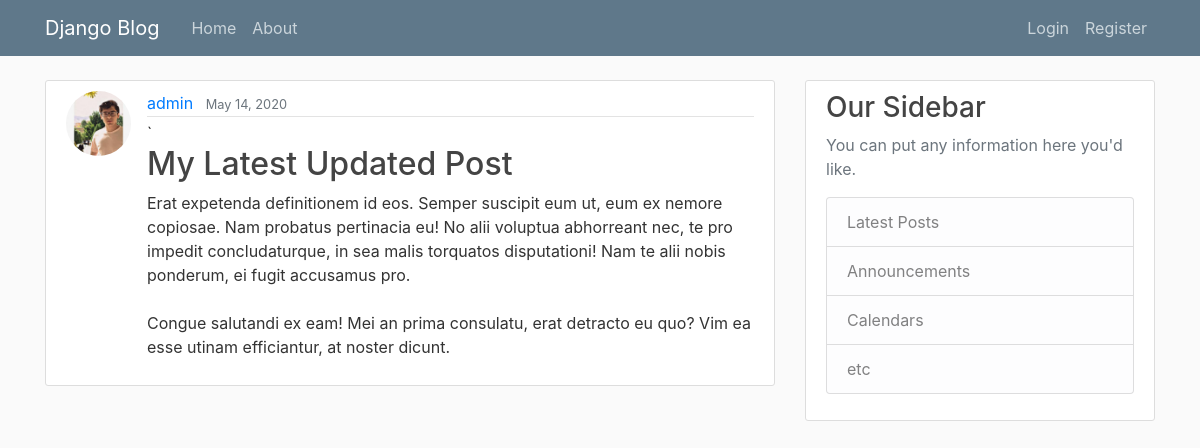
The page /post/30/ on the database its author committed.
### blog/models.py (models this page shows, shortened)
class Post(models.Model):
    title = models.CharField(max_length=100)
    content = models.TextField()
    date_posted = models.DateTimeField(default=timezone.now)
    author = models.ForeignKey(User , on_delete = models.CASCADE)

### users/models.py (models this page shows, shortened)
class Profile(models.Model):
    user = models.OneToOneField(User, on_delete=models.CASCADE)
    image = models.ImageField(default='default.jpg', upload_to='profile_pics')

### blog/views.py (the view)
# urls.py: path('post/<int:pk>/' , PostDetailView.as_view() , name='post-detail'),
class PostDetailView(DetailView):
    model = Post

### blog/templates/blog/post_detail.html (shortened to what this page needs)
{% extends "blog/base.html" %}
{% block content %}
  <article class="media content-section">
    <img class="rounded-circle article-img" src="{{ object.author.profile.image.url }}">
    <div class="media-body">
      <div class="article-metadata">
        <a class="mr-2" href="#">{{ object.author }}</a>
        <small class="text-muted">{{ object.date_posted|date:"F d, Y" }}</small>
      </div>`
      <h2 class="article-title">{{ object.title }}</h2>
      <p class="article-content">{{ object.content }}</p>
    </div>
  </article>
{% endblock content %}

### blog/static/blog/main.css (style rules this page uses)
body { background: #fafafa; color: #333333; margin-top: 5rem; }
h1, h2, h3, h4, h5, h6 { color: #444444; }
.content-section { background: #ffffff; padding: 10px 20px; border: 1px solid #dddddd; border-radius: 3px; margin-bottom: 20px; }
.article-title { color: #444444; }
.article-content { white-space: pre-line; }
.article-img { height: 65px; width: 65px; margin-right: 16px; }
.article-metadata { padding-bottom: 1px; margin-bottom: 4px; border-bottom: 1px solid #e3e3e3 }

### rows shown on the page
Post: author.profile.image (picture), author "admin", date_posted "May 14, 2020", title "My Latest Updated Post", content "Erat expetenda definitionem id eos. Semper suscipit eum ut, eum ex nemore copiosae. Nam probatus pertinacia eu! No alii voluptua abhorreant nec, te pro impedit concludaturque, in sea malis torquatos disputationi! Nam te alii nobis ponderum, ei fugit accusamus pro. Congue salutandi ex eam! Mei an prima consulatu, erat detracto eu quo? Vim ea esse utinam efficiantur, at noster dicunt."
